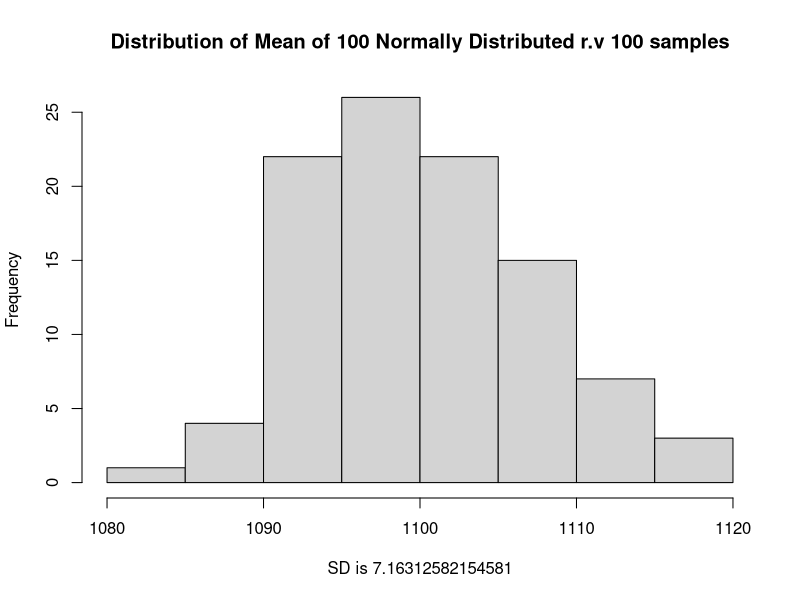
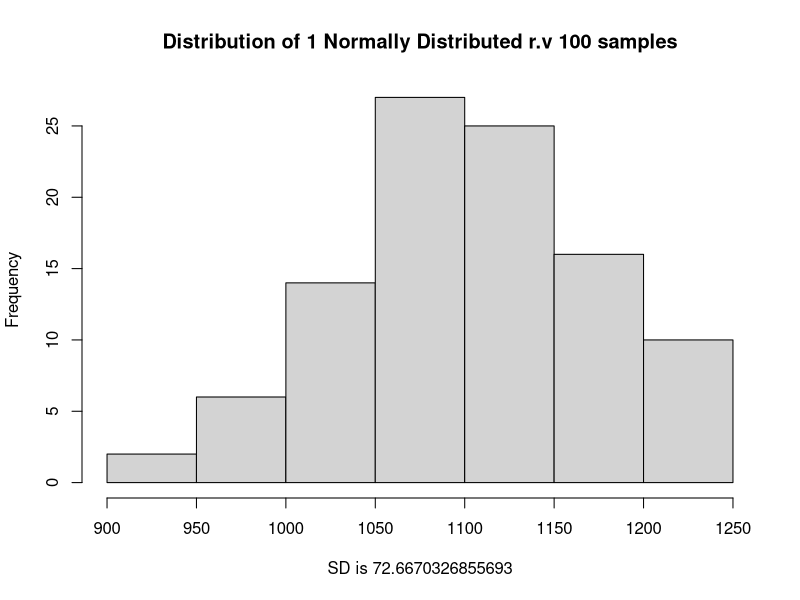

Write R code to recreate these figures, in order.
#q1 ?
#When at the free-throw line for two shots, a basketball player makes at least one free throw 90% of the time. 80% of the time,
#the player makes the first shot, 80% of the time the player makes the second shot and 70% of the time she makes both shots.
#What is the conditional probability that the player makes the second shot given that she missed the first?
 PA = 0.80
 PB = 0.80
 PAorB = 0.9 # =PB +PA - PAandB
 PAandB = 0.7 # P(A&B) = P(B|A)P(A) =  P(A|B)PB
 PBA = PAandB/PA
 
 (PBAbar = (PB - PBA*PA)/(1-PA)) # (PA - PAB*PB)/(1-PB))
 
# q2 ok
tp = 0.75
fn = 0.52  # 0.52 -0.75
pv =0.3
(p = (tp*pv)/(tp*pv + (1-fn)*(1-pv) ))


#q3 ok
# mean(rnorm(100, 1100, 75))
pnorm(70, mean=80, sd=10.)

#q4 ok
 qnorm(0.95, 1100, sd=75)

 1100 + 1.645 *75
#[1] 1223.375
 x=sapply(rep(100,100), function (x) mean(rnorm(x,1100,75)))
  y=sapply(rep(1,100), function (x) mean(rnorm(x,1100,75)))
  hist(x, main ="Distribution of Mean of 100 Normally Distributed r.v 100 samples", xlab =paste("SD is",sd(x)))
  hist(y, main ="Distribution of 1 Normally Distributed r.v 100 samples", xlab =paste("SD is",sd(y)))
  pnorm(70, mean=80, sd=10.)
#q5 ok

# q6
# You flip a fair coin 5 times, 
# what's the probability of getting 4 or 5 heads? Express your answer as a percentage to the nearest percentage point.
 p=0.5
 5*p**4*(1-p) + p**5

# q7
p1 <- pnorm(c(0,14,16), 15, 10)
 (p1[3] - p1[2])/(1-p1[1])
 v<-c()
 for(i in 1:10000){
     d<-rnorm(100,15,10)
     v[i]<-mean(d)
 }
# sd(v)
 mean(v>=14&v<=16)

 # q8
d<-runif(1000)
mean(d)
var(d)

# q9
 v<-c()
 for(i in 1:1000){
     d<-runif(100)
     v[i]<-mean(d)
 }
 sd(v)
 
 
#q10
ppois(10, lambda=5*3)


# Q11
 9*8*7/(3*2)
